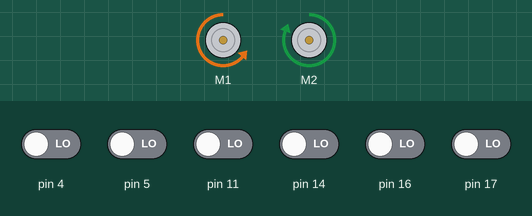
This sketch was run on a simulated Arduino Uno, built with avr-gcc and run on an emulated ATmega328P. On the bench: 2 × DC motor (green arrow = forward, orange = backward, longer = faster). The inputs (shaded band) are chosen by the test bench; at power-on: pin 4, pin 5, pin 11, pin 14, pin 16, pin 17 LOW.

Above: at 12.9 s.
13.0 s: pin 5 driven HIGH
At 14.1 s:
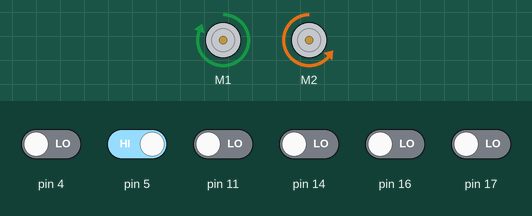
14.5 s: pin 4 driven HIGH
At 15.2 s:
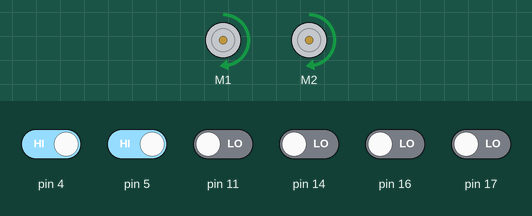
16.0 s: pin 11 driven HIGH
At 16.3 s:
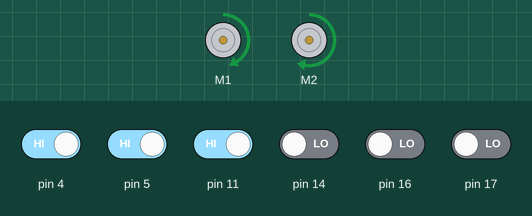
17.5 s: pin 17 driven HIGH
At 18.7 s:
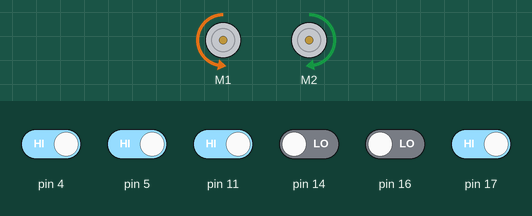
19.0 s: pin 4 driven LOW
At 19.8 s:
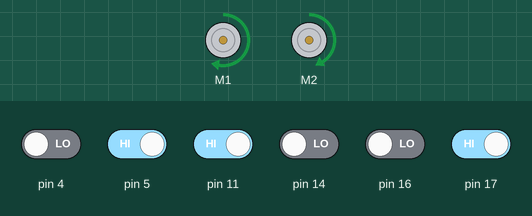
20.5 s: pin 14 driven HIGH
At 21.0 s:
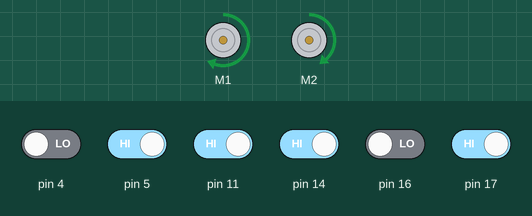
Timing chart, 0 to 23.0 s (numbered marks = the images above; inputs shaded):
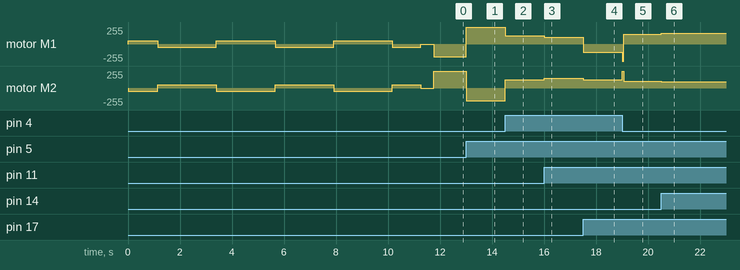

The sketch:

milestone_3_code.ino
```cpp
#include <ZumoShield.h>

ZumoMotors motors;
ZumoReflectanceSensorArray linesensors(QTR_NO_EMITTER_PIN);

int THRESHOLD = 600;
int line_position;

void setup() {
  int i;
  int spin_direction = 1;
  motors.setSpeeds(80*spin_direction, -80*spin_direction);
  for(i = 0; i<250; i++){
    linesensors.calibrate();
    if(i%50 == 25){
      spin_direction = -spin_direction;
      motors.setSpeeds(80*spin_direction, -80*spin_direction);
    }
    delay(20);
  }
  motors.setSpeeds(0,0);
  delay(500);
}

unsigned int sensor_vals[6];
int BASE_SPEED = 200;
double PROPORTION_GAIN = 0.2;
double DERIVATIVE_GAIN = 3;
int last_error = 0;
void loop() {
  line_position = linesensors.readLine(sensor_vals);


  if(sensor_vals[0] > THRESHOLD && sensor_vals[1] > THRESHOLD){
    turn_left();
  } else if(sensor_vals[4] > THRESHOLD && sensor_vals[5] > THRESHOLD){
    turn_right();
  } else {
    follow_line();
  }
}

void follow_line() {
  int error = line_position - 2500;
  int error_change = error - last_error;
  int left_speed = BASE_SPEED + PROPORTION_GAIN * error + DERIVATIVE_GAIN * error_change;
  int right_speed = BASE_SPEED + -PROPORTION_GAIN * error + -DERIVATIVE_GAIN * error_change;
  last_error = error;
  motors.setSpeeds(left_speed, right_speed);
}

void ballistic_turn_left() {
  motors.setSpeeds(-400, 400);
  delay(60);
}

void turn_left() {
  motors.setSpeeds(-BASE_SPEED, BASE_SPEED);
  linesensors.read(sensor_vals);
  while(sensor_vals[0] > THRESHOLD && sensor_vals[1] > THRESHOLD){
      linesensors.read(sensor_vals);
  }
  ballistic_turn_left();
}

void ballistic_turn_right() {
  motors.setSpeeds(400, -400);
  delay(60);
}

void turn_right() {
  motors.setSpeeds(BASE_SPEED, -BASE_SPEED);
  linesensors.read(sensor_vals);
  while(sensor_vals[0] > THRESHOLD && sensor_vals[1] > THRESHOLD){
      linesensors.read(sensor_vals);
  }
  ballistic_turn_right();
}
```

Measured:
- after the input at 13.0 s, motor M1: backward 191/255 → forward 255/255 at once; motor M2: forward 255/255 → backward 191/255 at once
- after the input at 14.5 s, motor M1: forward 255/255 → forward 127/255 at once; motor M2: backward 191/255 → forward 127/255 at once
- after the input at 16.0 s, motor M1: forward 127/255 → forward 105/255 at once; motor M2: forward 127/255 → forward 148/255 at once
- after the input at 17.5 s, motor M1: forward 105/255 → backward 127/255 at once; motor M2: forward 148/255 → forward 127/255 at once
- after the input at 19.0 s, motor M1: backward 127/255 → backward 255/255 at once, → forward 148/255 0.07 s later; motor M2: forward 127/255 → forward 255/255 at once, → forward 105/255 0.07 s later
- after the input at 20.5 s, motor M1: forward 148/255 → forward 159/255 at once; motor M2: forward 105/255 → forward 95/255 at once
